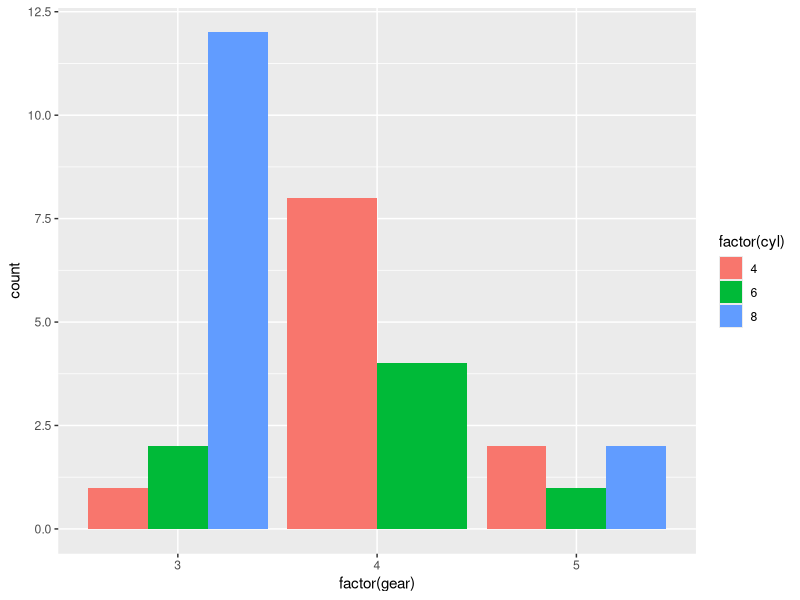

Here is the R script that generated this plot:
library("ggplot2")
g <- ggplot(mtcars, aes(factor(gear), fill=factor(cyl))) + geom_bar( position = "dodge")
g + labs(list(title = "Car Distribution by Gears and Cyl", x="Number of Gears", y="Frequency"))